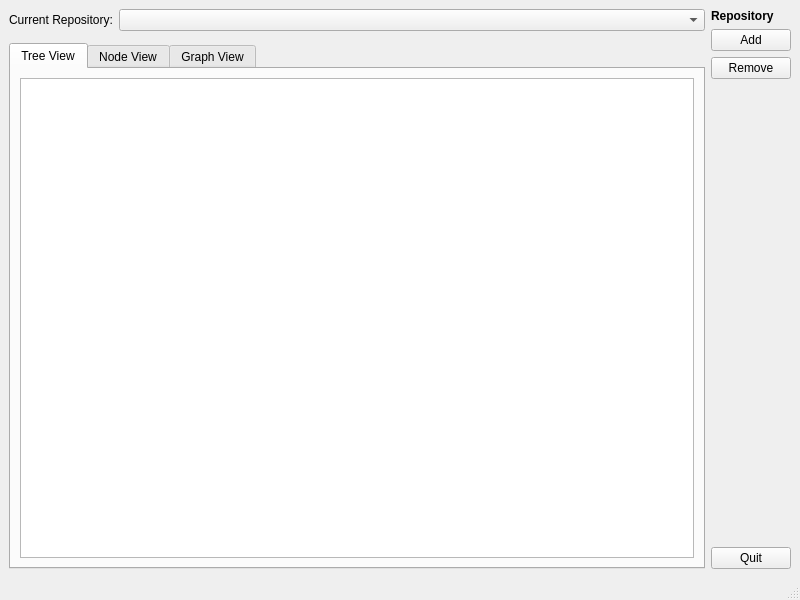
<?xml version="1.0" encoding="UTF-8"?>
<ui version="4.0">
 <class>Monitor</class>
 <widget class="QMainWindow" name="Monitor">
  <property name="geometry">
   <rect>
    <x>0</x>
    <y>0</y>
    <width>800</width>
    <height>600</height>
   </rect>
  </property>
  <property name="sizePolicy">
   <sizepolicy hsizetype="Preferred" vsizetype="Preferred">
    <horstretch>0</horstretch>
    <verstretch>1</verstretch>
   </sizepolicy>
  </property>
  <property name="windowTitle">
   <string>OpenDDS Monitor</string>
  </property>
  <widget class="QWidget" name="centralwidget">
   <layout class="QGridLayout" name="gridLayout">
    <item row="1" column="1" rowspan="3">
     <layout class="QVBoxLayout" name="verticalLayout" stretch="0,0,0,0,0">
      <item>
       <widget class="QLabel" name="label_2">
        <property name="font">
         <font>
          <weight>75</weight>
          <bold>true</bold>
         </font>
        </property>
        <property name="text">
         <string>Repository</string>
        </property>
       </widget>
      </item>
      <item>
       <widget class="QPushButton" name="repoAddButton">
        <property name="sizePolicy">
         <sizepolicy hsizetype="Minimum" vsizetype="Minimum">
          <horstretch>0</horstretch>
          <verstretch>0</verstretch>
         </sizepolicy>
        </property>
        <property name="text">
         <string>Add</string>
        </property>
        <property name="shortcut">
         <string>Ctrl+A</string>
        </property>
       </widget>
      </item>
      <item>
       <widget class="QPushButton" name="repoRemoveButton">
        <property name="sizePolicy">
         <sizepolicy hsizetype="Minimum" vsizetype="Minimum">
          <horstretch>0</horstretch>
          <verstretch>0</verstretch>
         </sizepolicy>
        </property>
        <property name="text">
         <string>Remove</string>
        </property>
        <property name="shortcut">
         <string>Ctrl+R</string>
        </property>
       </widget>
      </item>
      <item>
       <spacer name="verticalSpacer">
        <property name="orientation">
         <enum>Qt::Vertical</enum>
        </property>
        <property name="sizeHint" stdset="0">
         <size>
          <width>20</width>
          <height>40</height>
         </size>
        </property>
       </spacer>
      </item>
      <item>
       <widget class="QPushButton" name="quitButton">
        <property name="text">
         <string>Quit</string>
        </property>
        <property name="shortcut">
         <string>Ctrl+Q</string>
        </property>
       </widget>
      </item>
     </layout>
    </item>
    <item row="1" column="0">
     <layout class="QHBoxLayout" name="horizontalLayout">
      <item>
       <widget class="QLabel" name="label">
        <property name="text">
         <string>Current Repository:</string>
        </property>
       </widget>
      </item>
      <item>
       <widget class="QComboBox" name="repoSelection">
        <property name="sizePolicy">
         <sizepolicy hsizetype="Preferred" vsizetype="Fixed">
          <horstretch>1</horstretch>
          <verstretch>0</verstretch>
         </sizepolicy>
        </property>
        <property name="toolTip">
         <string>repository to monitor</string>
        </property>
        <property name="statusTip">
         <string>Select a repository to monitor</string>
        </property>
        <property name="minimumContentsLength">
         <number>0</number>
        </property>
       </widget>
      </item>
     </layout>
    </item>
    <item row="3" column="0">
     <widget class="QTabWidget" name="tabWidget">
      <property name="enabled">
       <bool>true</bool>
      </property>
      <property name="sizePolicy">
       <sizepolicy hsizetype="Expanding" vsizetype="Expanding">
        <horstretch>0</horstretch>
        <verstretch>0</verstretch>
       </sizepolicy>
      </property>
      <property name="currentIndex">
       <number>0</number>
      </property>
      <widget class="QWidget" name="treeTab">
       <attribute name="title">
        <string>Tree View</string>
       </attribute>
       <layout class="QGridLayout" name="gridLayout_3">
        <item row="0" column="0" colspan="2">
         <widget class="QTreeView" name="repoView">
          <property name="sizePolicy">
           <sizepolicy hsizetype="Ignored" vsizetype="Ignored">
            <horstretch>0</horstretch>
            <verstretch>0</verstretch>
           </sizepolicy>
          </property>
          <property name="styleSheet">
           <string notr="true">
*[ddsActive=&quot;true&quot;] {
  background-color: red;
}
</string>
          </property>
          <property name="sortingEnabled">
           <bool>true</bool>
          </property>
         </widget>
        </item>
       </layout>
      </widget>
      <widget class="QWidget" name="nodeTab">
       <attribute name="title">
        <string>Node View</string>
       </attribute>
       <layout class="QGridLayout" name="gridLayout_4">
        <item row="0" column="0" colspan="2">
         <widget class="QGraphicsView" name="nodeView"/>
        </item>
       </layout>
      </widget>
      <widget class="QWidget" name="graphTab">
       <property name="sizePolicy">
        <sizepolicy hsizetype="Expanding" vsizetype="Expanding">
         <horstretch>0</horstretch>
         <verstretch>0</verstretch>
        </sizepolicy>
       </property>
       <attribute name="title">
        <string>Graph View</string>
       </attribute>
       <layout class="QGridLayout" name="gridLayout_2">
        <item row="5" column="0" colspan="6">
         <widget class="QScrollArea" name="scrollArea">
          <property name="sizePolicy">
           <sizepolicy hsizetype="Ignored" vsizetype="Ignored">
            <horstretch>0</horstretch>
            <verstretch>0</verstretch>
           </sizepolicy>
          </property>
          <property name="styleSheet">
           <string notr="true">bgcolor = &quot;#ffffff&quot;</string>
          </property>
          <property name="widgetResizable">
           <bool>false</bool>
          </property>
          <widget class="QWidget" name="scrollAreaWidgetContents">
           <property name="geometry">
            <rect>
             <x>0</x>
             <y>0</y>
             <width>637</width>
             <height>417</height>
            </rect>
           </property>
           <property name="sizePolicy">
            <sizepolicy hsizetype="Expanding" vsizetype="Expanding">
             <horstretch>0</horstretch>
             <verstretch>0</verstretch>
            </sizepolicy>
           </property>
          </widget>
         </widget>
        </item>
        <item row="0" column="0">
         <widget class="QLabel" name="label_4">
          <property name="text">
           <string>Scale</string>
          </property>
         </widget>
        </item>
        <item row="0" column="1">
         <widget class="QSlider" name="horizontalSlider">
          <property name="orientation">
           <enum>Qt::Horizontal</enum>
          </property>
          <property name="tickPosition">
           <enum>QSlider::NoTicks</enum>
          </property>
          <property name="tickInterval">
           <number>0</number>
          </property>
         </widget>
        </item>
       </layout>
      </widget>
     </widget>
    </item>
   </layout>
  </widget>
  <widget class="QMenuBar" name="menubar">
   <property name="geometry">
    <rect>
     <x>0</x>
     <y>0</y>
     <width>800</width>
     <height>25</height>
    </rect>
   </property>
  </widget>
  <widget class="QStatusBar" name="statusbar"/>
  <action name="actionOptions">
   <property name="text">
    <string>Options</string>
   </property>
  </action>
 </widget>
 <resources>
  <include location="Monitor.qrc"/>
 </resources>
 <connections/>
</ui>
